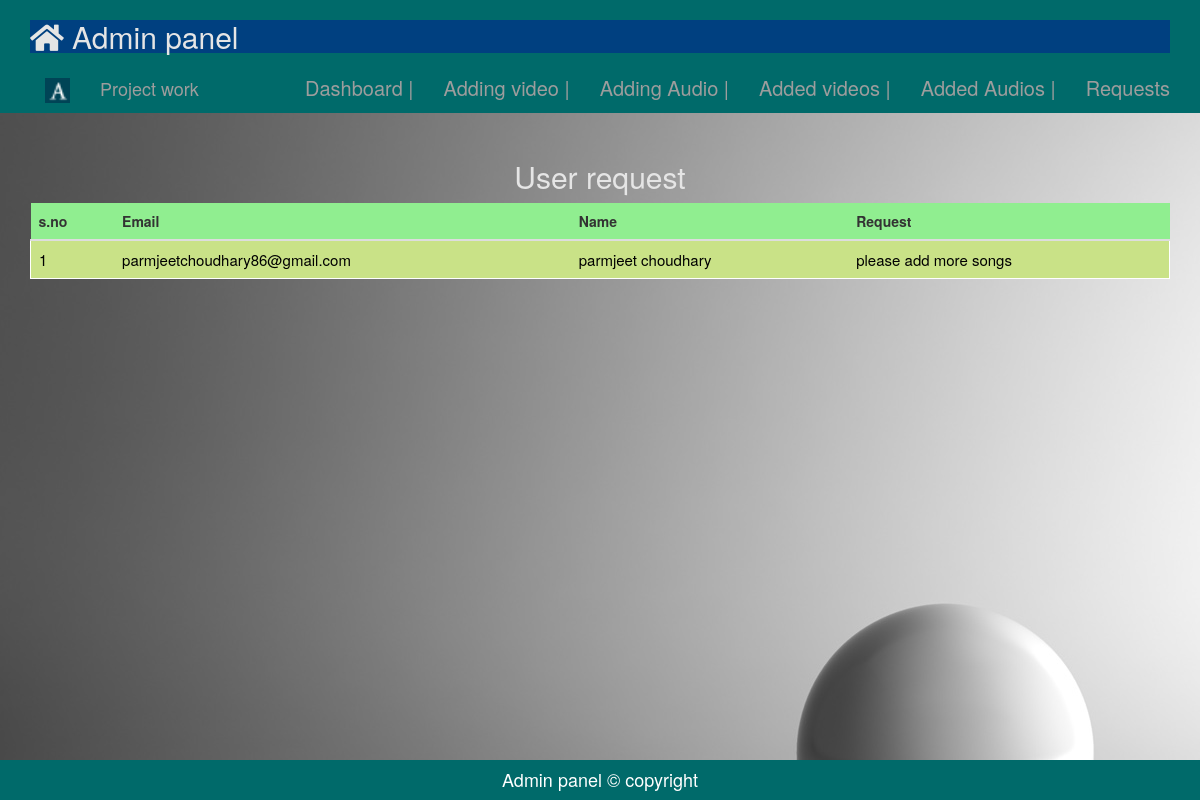
/admin/bootadmin/request.php, run on the app's committed database.
### tables this page shows
CREATE TABLE `request` (
  `id` int(11) NOT NULL,
  `email` varchar(255) NOT NULL,
  `u_name` varchar(255) NOT NULL,
  `request` text NOT NULL
);

### admin/bootadmin/request.php (the view, shortened to what this page needs)
<?php
include("comman/bootheader.php");
?>
<?php
require('comman/connect.php');
?>
<br><br><br><br><br><br><br>
    <div class="container">
	<div class="row">
		<div class="col-md-12 col-sm-12 col-lg-12" >
			<center><h2 style="color:#e5e5e5;">User request</h2></center>
			 <table class="table" >
	          <thead style="background:lightgreen;">
			  <tr>
			  <th>s.no</th>
			  <th>Email</th>
			   <th>Name</th>
			   <th>Request</th>
			  </thead>
			  <tbody style="color:black;border:1px solid white;background:#c9e287;font-size:15px;">
			  <?php
          $a=1;
$sql="select * from request";
$query=mysqli_query($conn,$sql);
while($row=mysqli_fetch_array($query,MYSQLI_ASSOC)){ ?>
			  <tr>
			  <td><?php echo $a;?></td>
			  <td><?php echo $row['email'];?></td>
			  <td><?php echo $row['u_name'];?></td>
			  <td><?php echo $row['request'];?></td>
			   </tr>
			   <?php $a++;} ?>
			   </tbody>
			  </table>
			</div>
			</div>
			</div>
<?php
include('comman/bootfooter.php');
?>

### data on the page
request: email "parmjeetchoudhary86@gmail.com", u_name "parmjeet choudhary", request "please add more songs"
